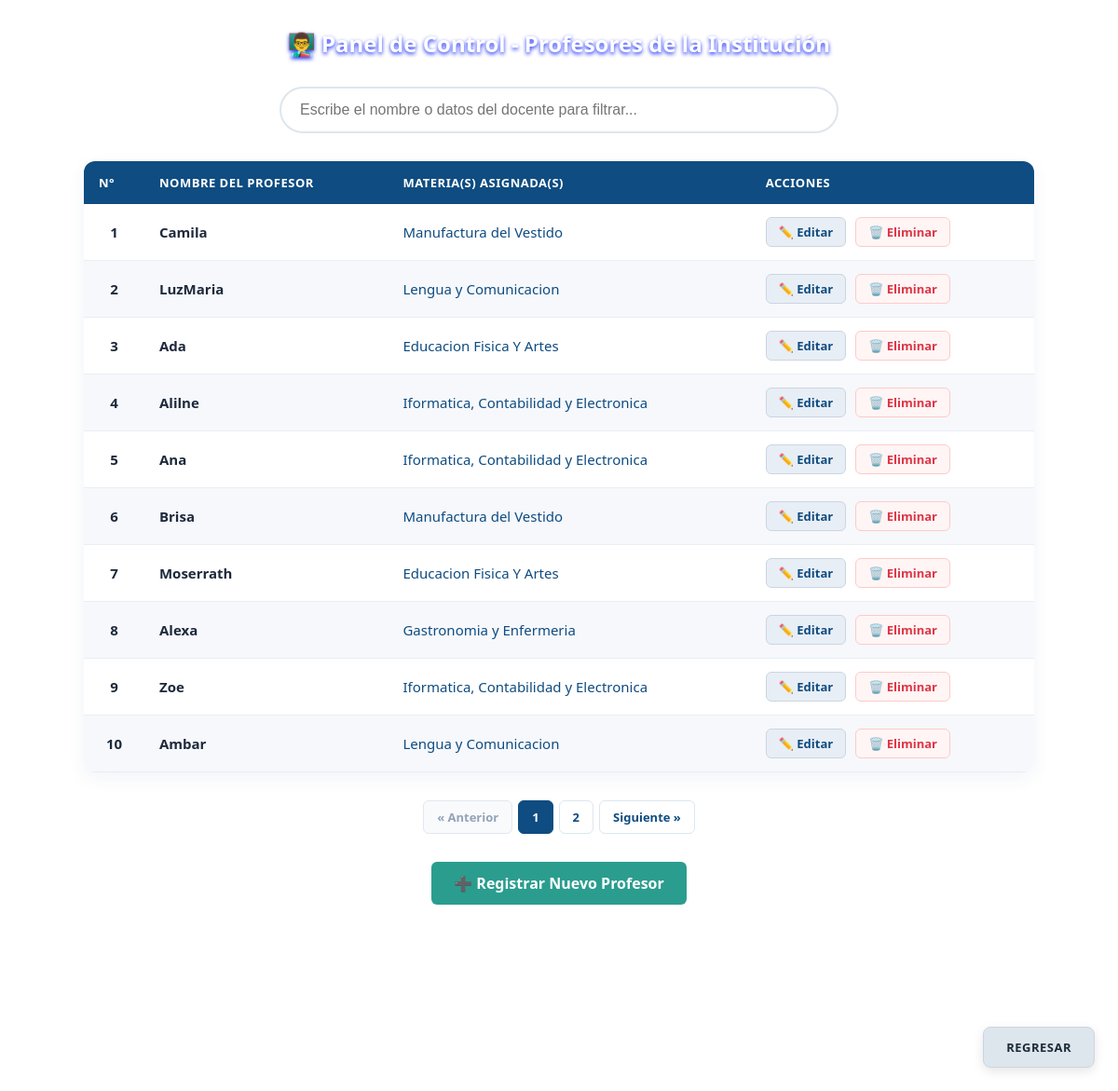
Screenshot of /ver_profesores.php (signed in) with the database file from the repository.
### tables this page shows
CREATE TABLE `profesores` (
  `id_profesores` int(11) NOT NULL AUTO_INCREMENT,
  `Matricula` varchar(20) NOT NULL,
  `Nombre` varchar(100) NOT NULL,
  `Apellido_Paterno` varchar(100) NOT NULL DEFAULT '',
  `Apellido_Materno` varchar(100) NOT NULL DEFAULT '',
  `Materia` varchar(100) DEFAULT NULL,
  PRIMARY KEY (`id_profesores`),
  UNIQUE KEY `Matricula` (`Matricula`)
);

### ver_profesores.php (the view, shortened to what this page needs)
<?php
require_once 'conexion.php';
$busqueda = isset($_GET['buscar']) ? trim($_GET['buscar']) : '';
$registros_por_pagina = 10;
$pagina_actual = isset($_GET['pagina']) ? filter_input(INPUT_GET, 'pagina', FILTER_VALIDATE_INT) : null;
if (!$pagina_actual || $pagina_actual < 1) {
    $pagina_actual = 1;
}
$desplazamiento = ($pagina_actual - 1) * $registros_por_pagina;
$sql_total = "SELECT COUNT(*) AS total FROM profesores";
$resultado_total = $conexion->query($sql_total);
$fila_total = $resultado_total->fetch_assoc();
$total_registros = $fila_total['total'];
$total_paginas = ceil($total_registros / $registros_por_pagina);
$sql_datos = "SELECT * FROM profesores ORDER BY id_profesores ASC LIMIT ? OFFSET ?";
$stmt = $conexion->prepare($sql_datos);
$stmt->bind_param("ii", $registros_por_pagina, $desplazamiento);
$stmt->execute();
$resultado = $stmt->get_result();
?>
<!DOCTYPE html>
<html lang="es">
<head>
    <link rel="stylesheet" href="style.css?v=<?php echo time(); ?>">
</head>
<body class="body2">
    <h2 style="text-align: center; color: white; margin-top: 30px; font-family: 'Segoe UI', Arial, sans-serif; text-shadow: 0 2px 4px rgba(4, 25, 247, 0.92);">
        👨‍🏫 Panel de Control - Profesores de la Institución</h2>
    <div class="contenedor-busqueda" style="margin: 20px auto; max-width: 600px; text-align: center;">
        <input type="text" id="buscar-tabla-prof" class="input-busqueda" placeholder="Escribe el nombre o datos del docente para filtrar..." onkeyup="buscarGlobalProfesores()">
    </div>
    <table class="tabla-datos" style="max-width: 85%; margin: 30px auto; font-size: 13px;">
        <thead>
            <tr>
                <th>N°</th>
                <th>Nombre del Profesor</th>
                <th>Materia(s) Asignada(s)</th>
                <th>Acciones</th>
            </tr>
        </thead>
        <tbody id="tabla-cuerpo-profesores">
            <?php if ($resultado && $resultado->num_rows > 0):
                $num = $desplazamiento + 1;
                while ($fila = $resultado->fetch_assoc()):
                    $id_actual = $fila['id_profesores'];
                    $materias_docente = $fila['Materia'] ?? $fila['materia'] ?? '-';
                    $nombre_docente = $fila['Nombre'] ?? $fila['nombre'] ?? '';
                    $clase_resaltado = '';
                    ?>
                    <tr class="<?php echo $clase_resaltado; ?>">
                        <td style="font-weight: bold; text-align: center;"><?php echo $num; ?></td>
                        <td><b><?php echo htmlspecialchars($nombre_docente); ?></b></td>
                        <td><span style="color: #0F4C81; font-weight: 500;"><?php echo htmlspecialchars($materias_docente); ?></span></td>
                        <td>
                            <a href="registrar_usuario.php?editar_rol=profesor&editar_id=<?php echo $id_actual; ?>" class="btn-editar">✏️ Editar</a>
                            <a href="registrar_usuario.php?eliminar_rol=profesor&eliminar_id=<?php echo $id_actual; ?>" class="btn-eliminar" onclick="return confirm('¿Seguro que deseas eliminar este profesor?');">🗑️ Eliminar</a>
                        </td>
                    </tr>
                    <?php
                    $num++;
                    ?>
                <?php endwhile;
            else: ?>
                <tr>
                    <td colspan="4" style="text-align: center;">No hay profesores registrados actualmente.</td>
                </tr>
            <?php endif; ?>
        </tbody>
    </table>
    <?php if ($total_paginas > 1): ?>
        <div class="paginador">
            <?php $query_buscar = ($busqueda !== '') ? '&buscar=' . urlencode($busqueda) : ''; ?>
            <a href="?pagina=<?php echo $pagina_actual - 1; ?><?php echo $query_buscar; ?>"
                class="<?php echo ($pagina_actual <= 1) ? 'deshabilitado' : ''; ?>">« Anterior</a>
            <?php for ($i = 1; $i <= $total_paginas; $i++): ?>
                <a href="?pagina=<?php echo $i; ?><?php echo $query_buscar; ?>"
                    class="<?php echo ($pagina_actual == $i) ? 'activa' : ''; ?>">
                    <?php echo $i; ?>
                </a>
            <?php endfor; ?>
            <a href="?pagina=<?php echo $pagina_actual + 1; ?><?php echo $query_buscar; ?>"
                class="<?php echo ($pagina_actual >= $total_paginas) ? 'deshabilitado' : ''; ?>">Siguiente »</a>
        </div>
    <?php endif; ?>
    <div style="text-align: center; margin-bottom: 40px;">
       <a href="registrar_usuario.php"
    style="display: inline-block; padding: 12px 24px; background-color: #2A9D8F; color: white; text-decoration: none; border-radius: 6px; font-weight: bold; transition: background-color 0.2s;"
    onmouseover="this.style.backgroundColor='#218074'" onmouseout="this.style.backgroundColor='#2A9D8F'">➕
    Registrar Nuevo Profesor</a>
    </div>
    <div class="z1">
        <a class="z2" href="registro.php">REGRESAR</a>
    </div>
</body>
</html>

### style.css (style rules this page uses)
body, html { margin: 0; padding: 0; width: 100%; height: 100%; overflow: hidden; font-family: 'Segoe UI', Arial, sans-serif; text-align: center; }
* { box-sizing: border-box; }
.tabla-datos { width: 100%; max-width: 1000px; margin: 30px auto 80px auto; border-collapse: collapse; background-color: rgba(255, 255, 255, 0.95); box-shadow: 0 6px 20px rgba(15, 76, 129, 0.06); border-radius: 12px; overflow: hidden; z-index: 10; }
.tabla-datos th, .tabla-datos td { padding: 14px 16px; text-align: left; }
.tabla-datos th { background-color: #0F4C81; color: white; font-weight: 600; text-transform: uppercase; font-size: 13px; letter-spacing: 0.5px; }
.tabla-datos td { border-bottom: 1px solid #E8EEF5; color: #1E293B; font-size: 15px; }
.tabla-datos tr:nth-child(even) { background-color: rgba(232, 238, 245, 0.4); }
.paginador { display: flex; justify-content: center; gap: 6px; margin-top: 20px; margin-bottom: 30px; }
.paginador a { color: #0F4C81; background-color: #FFFFFF; border: 1px solid #DDE6ED; padding: 8px 14px; text-decoration: none; border-radius: 6px; font-weight: bold; font-size: 13px; transition: all 0.2s ease; }
.paginador a.activa { background-color: #0F4C81; color: #FFFFFF; border-color: #0F4C81; }
.paginador a.deshabilitado { color: #94A3B8; border-color: #E2E8F0; background-color: #F8FAFC; pointer-events: none; }
.z1 { position: fixed; bottom: 25px; right: 25px; z-index: 1000; }
.z2 { display: inline-block; padding: 12px 24px; color: #1E293B; text-decoration: none; border-radius: 8px; font-weight: bold; transition: all 0.2s ease; background-color: #DDE6ED; border: 1px solid #CBD5E1; box-shadow: 0 4px 12px rgba(0, 0, 0, 0.1); text-transform: uppercase; font-size: 13px; letter-spacing: 0.5px; }
.contenedor-busqueda { width: 90%; max-width: 500px; margin: 30px auto 25px auto !important; text-align: center; }
.input-busqueda { width: 100% !important; padding: 14px 20px !important; font-size: 16px !important; border: 2px solid #DDE6ED !important; border-radius: 30px !important; outline: none !important; box-sizing: border-box !important; }
html:has(body.body2), body.body2 { overflow-y: auto !important; overflow-x: hidden !important; height: auto !important; min-height: 100vh !important; padding-bottom: 80px !important; }
.tabla-datos td:last-child { white-space: nowrap; }
.btn-editar, .btn-eliminar { display: inline-flex; align-items: center; justify-content: center; gap: 5px; padding: 6px 13px; border-radius: 6px; font-size: 13px; font-weight: 600; text-decoration: none !important; transition: all 0.2s ease; border: 1px solid transparent; cursor: pointer; margin-right: 6px; }
.btn-editar { background-color: #E8EEF5; color: #0F4C81 !important; border-color: #CBD5E1; }
.btn-eliminar { background-color: #FFF5F5; color: #DC3545 !important; border-color: #FECACA; margin-right: 0; }

### rows the page displays
profesores: Nombre "Camila", Materia "Manufactura del Vestido"
profesores: Nombre "LuzMaria", Materia "Lengua y Comunicacion"
profesores: Nombre "Ada", Materia "Educacion Fisica Y Artes"
profesores: Nombre "Alilne", Materia "Iformatica, Contabilidad y Electronica"
profesores: Nombre "Ana", Materia "Iformatica, Contabilidad y Electronica"
profesores: Nombre "Brisa", Materia "Manufactura del Vestido"
profesores: Nombre "Moserrath", Materia "Educacion Fisica Y Artes"
profesores: Nombre "Alexa", Materia "Gastronomia y Enfermeria"
profesores: Nombre "Zoe", Materia "Iformatica, Contabilidad y Electronica"
profesores: Nombre "Ambar", Materia "Lengua y Comunicacion"
